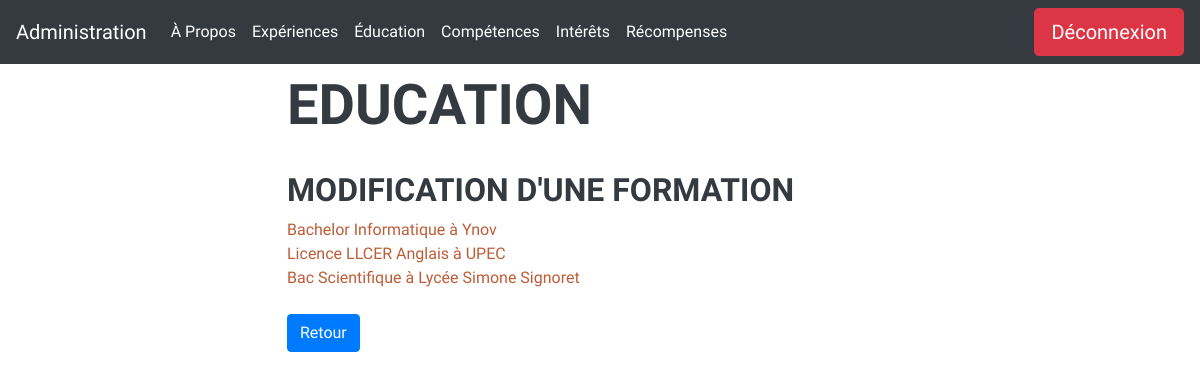
/SiteExamenPHP/administration.education.php?choix=modifier (signed in), run on the app's committed database.
### tables this page shows
CREATE TABLE `education` (
  `id_education` int(3) NOT NULL,
  `ecole` varchar(40) DEFAULT NULL,
  `periode` varchar(100) DEFAULT NULL,
  `formation` varchar(40) DEFAULT NULL,
  `specialisation` varchar(100) DEFAULT NULL
);

### SiteExamenPHP/inc/identification.inc.php (called while the page is built, shortened)
<?php require_once("head.inc.php");
$result = $pdo->query("SELECT * FROM identification WHERE id_admin='1'");
$adminID = $result->fetch(PDO::FETCH_OBJ);
if(!($_SESSION["pseudo"]==$adminID->pseudo && $_SESSION["mdp"]==$adminID->mdp)){
    $admin="inactive"; ?>
    <br><br><br>
    <h2>Authentification requise !</h2>
    <br>
    <form method="POST" action="">
        <div class="form-group">
            <label for="pseudo">Pseudo</label>
            <input type="texte" class="form-control" id="pseudo" name="pseudo" placeholder="Entrez le pseudo de l'administrateur..." maxlength = "20">
        </div>
        <div class="form-group">
            <label for="mdp">Mot de passe</label>
            <input type="texte" class="form-control" id="mdp" name="mdp" placeholder="Entrez le mot de passe de l'administrateur..." maxlength = "30">
        </div>
        <button type="submit" class="btn btn-primary">Se connecter</button>
    </form>
    <?php if(!empty($_POST)){
        $_SESSION["pseudo"]=$_POST["pseudo"];
        $_SESSION["mdp"]=$_POST["mdp"];
        header("Location:administration.php");
    }
}
else{
    $admin="active";
}
require_once("inc/header.inc.php");
?>

### SiteExamenPHP/administration.education.php (the view, shortened to what this page needs)
<?php require_once("inc/head.inc.php");
require_once("inc/identification.inc.php");
if($admin=="active"){ ?>?>
    <br><br><br>
    <h2>Education</h2>
    <br>
    <?php if(empty($_GET)){ ?>
        <a href="administration.education.php?choix=ajouter" class="btn btn-primary btn-lg">Ajouter</a>
        <a href="administration.education.php?choix=modifier" class="btn btn-primary btn-lg">Modifier</a>
        <a href="administration.education.php?choix=supprimer" class="btn btn-primary btn-lg">Supprimer</a>
    <?php }
    else if($_GET["choix"]=="modifier"){ ?>
        <h3>Modification d'une formation</h3>
        <?php $liste = $pdo->query("SELECT * FROM education");
        if(empty($_GET["modif"])){
            while ($education = $liste->fetch(PDO::FETCH_OBJ)) { ?>
                <a href="administration.education.php?choix=modifier&modif=<?php echo $education->id_education; ?>"><?php echo $education->formation . " à " . $education->ecole; ?></a>
                <br>
            <?php }
        }
         ?>
        <br><a href="administration.education.php" class="btn btn-primary">Retour</a><br><br><br>
    <?php }
}
require_once("inc/footer.inc.php"); ?>

### data on the page
education: formation "Bachelor Informatique", ecole "Ynov"
education: formation "Licence LLCER Anglais", ecole "UPEC"
education: formation "Bac Scientifique", ecole "Lycée Simone Signoret"
